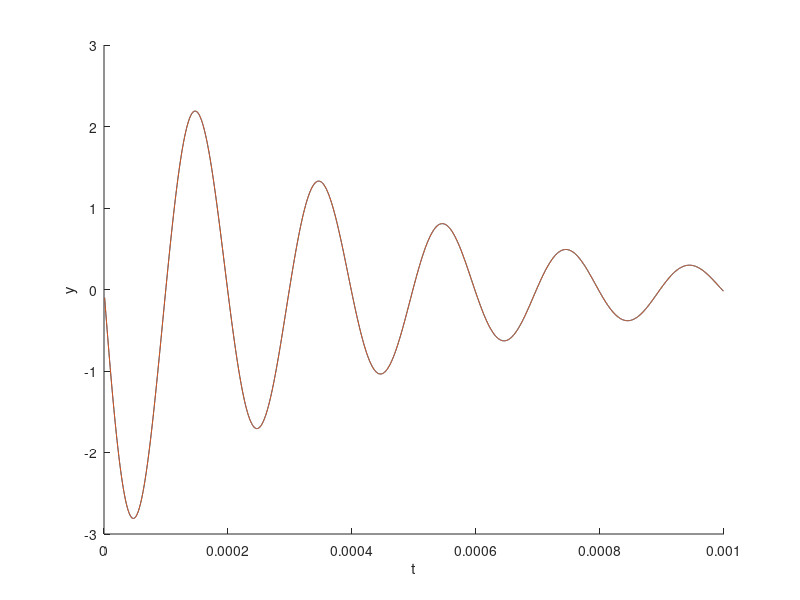

Recreate this plot in MATLAB.

h = 10^-6;
a = h;
b = 0.001 - h;

q0 = 10^-4;
w0 = 1/(sqrt(10^-9));
Q = 0.2* sqrt(10^3);
w =  w0 * sqrt(1-(1/(2*Q))^2);

t = a:h:b;
y = @(t) q0 * exp(-w0*t/(2*Q)).*(cos(w*t)+ 1/(2*Q*sqrt(1-(1/(2*Q)^2)))*sin(w*t));


yprime = @(t) (y(t + h) - y(t-h))/(2*h);
i = @(t) (-(q0 * w0))/(sqrt(1-(1/(2*Q)^2))) * exp(-w0*t/(2*Q)) .* sin(w*t);

figure(1)
hold on

plot(t, yprime(t));% Tracé des points et de la courbe
plot(t,i(t));


xlabel('t');
ylabel('y');

ecart = mean(abs(i(t)-yprime(t)))